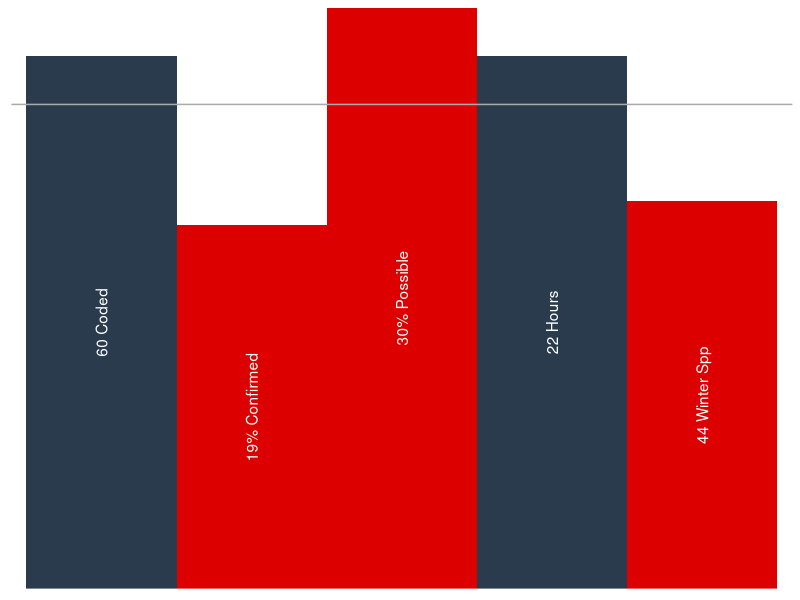

Write R code to recreate this figure.

library("ggplot2")

ncba_blue <- "#2a3b4d"
ncba_half_blue <- "#B8C5D3"
checklists_found <- 0
ncba_failed <- "#dd0000"
ncba_success <- "#43AA8B"
ncba_white <- "#ffffff"
ncba_gray <- "#aaaaaa"

criteria <- data.frame(
      type = c("Num Coded", "Pct Confirmed", "Pct Possible",
               "Hours", "Winter Spp"),
      pct = c(1.1, 0.75, 1.2, 1.1, 0.8),
      pct_labels = c("60 Coded", "19% Confirmed", "30% Possible",
                     "22 Hours", "44 Winter Spp")
    )
    criteria$type <- factor(criteria$type, levels = criteria$type)
    # criteria$pct_labels <- factor(criteria$pct_labels, levels = criteria$pct_labels)
    barcolors <- c("#dd0000", "#dd0000","#2a3b4d",  "#dd0000", "#2a3b4d")
    # barorder <- c("confirmed", "winter", "coded",
    #            "possible", "hours")
    ggplot(
      data = criteria,
      aes(
        x = type,
        y = pct,
        fill = as.factor(pct)
        )
    ) +
    geom_bar(
      stat = "identity",
      width = 1
      ) +
    scale_fill_manual(
      values = barcolors
    ) +
    theme(
      legend.position = "none",
      panel.background = element_blank(),
      axis.title.x = element_blank(),
      axis.title.y = element_blank(),
      axis.text.y = element_blank(),
      axis.ticks.x = element_blank(),
      axis.ticks.y = element_blank(),
      axis.text.x = element_blank()
      # axis.text.x = element_text(size = 10)
      ) +
    scale_y_continuous(
      expand = expansion(mult = c(0 , 0))
    ) +
    geom_text(
      # data = criteria,
      # aes(x = factor(type)),
      aes(
        label = pct_labels,
        y = 0.5 * pct
      ),
      angle = 90,
      color = "white"
    ) +
    geom_hline(yintercept = 1, col = ncba_gray)
